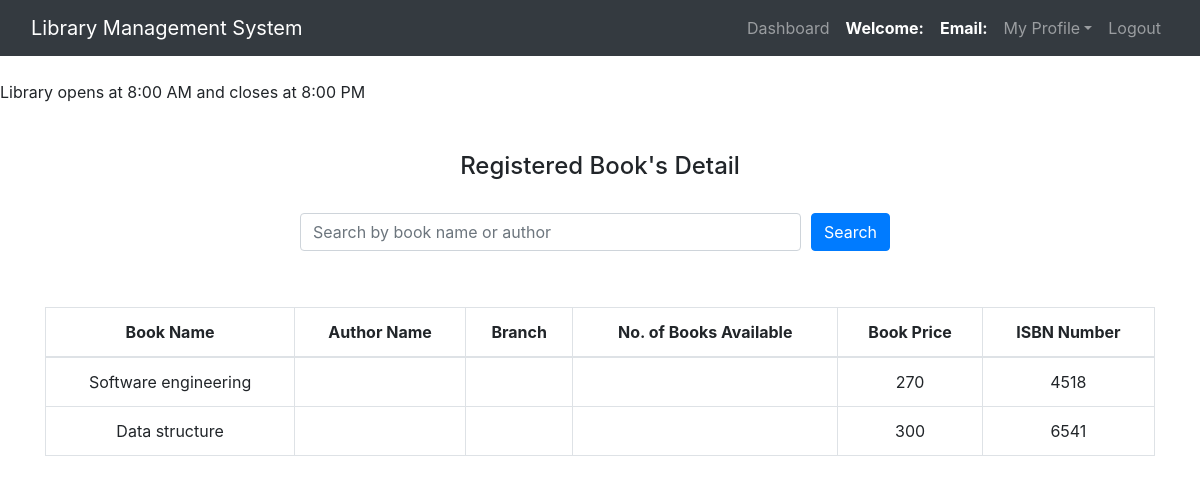
The page /admin/Regbooks.php on the database as committed earlier.
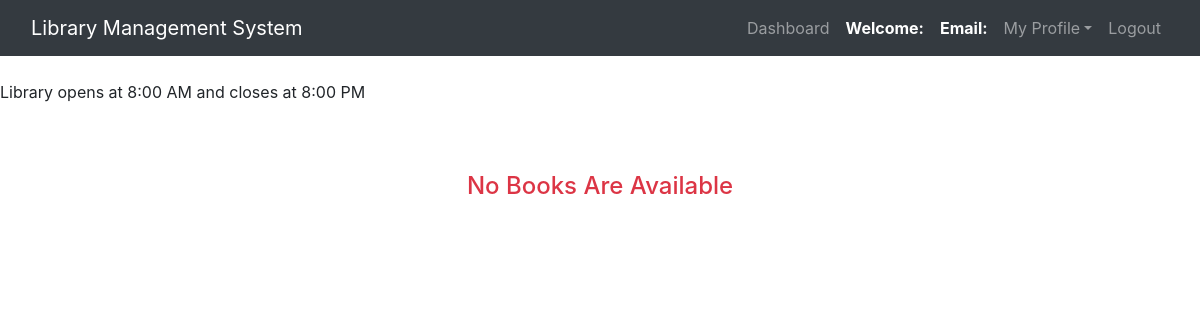
The same page on the database as committed later.
### tables this page shows
CREATE TABLE `books` (
  `book_id` int(11) NOT NULL,
  `book_name` varchar(250) NOT NULL,
  `author_name` varchar(250) NOT NULL,
  `cat_name` varchar(250) NOT NULL,
  `count_books` int(200) NOT NULL,
  `book_no` int(11) NOT NULL,
  `book_price` int(11) NOT NULL
);

### admin/Regbooks.php (the view, shortened to what the changed rows need)
<?php
$connection = mysqli_connect("localhost", "root", "");
$query = "SELECT book_name, book_no, book_price, author_name, cat_name, count_books FROM books";
$searchPerformed = false;
$query_run = mysqli_query($connection, $query);
$booksAvailable = mysqli_num_rows($query_run) > 0;
$initialCheckQuery = "SELECT COUNT(*) as total FROM books";
$initialCheckRun = mysqli_query($connection, $initialCheckQuery);
$initialCheckRow = mysqli_fetch_assoc($initialCheckRun);
$initialBooksAvailable = $initialCheckRow['total'] > 0;
?>
<!DOCTYPE html>
<html>
<head>
    <link rel="stylesheet" href="https://maxcdn.bootstrapcdn.com/bootstrap/4.5.2/css/bootstrap.min.css">
</head>
<body>
    <br>
    <span><marquee>Library opens at 8:00 AM and closes at 8:00 PM</marquee></span><br><br>
    <?php if ($initialBooksAvailable) { ?>
        <center><h4>Registered Book's Detail</h4><br></center>
        <div class="container">
            <div class="d-flex justify-content-center">
                <form method="POST" class="form-inline my-2 my-lg-0 search-form">
                    <div class="form-row w-100">
                        <div class="col">
                            <input type="text" name="search" class="form-control w-100" placeholder="Search by book name or author" value="<?php echo htmlspecialchars($_POST['search'] ?? ''); ?>">
                        </div>
                        <div class="col-auto">
                            <button type="submit" class="btn btn-primary mb-2">Search</button>
                        </div>
                    </div>
                </form>
            </div>
            <br><br>
            <div class="row justify-content-center">
                <div class="col-md-12">
                    <div class="table-responsive">
                        <?php if ($booksAvailable) { ?>
                            <table class="table table-bordered">
                                <thead>
                                    <tr>
                                        <th>Book Name</th>
                                        <th>Author Name</th>
                                        <th>Branch</th>
                                        <th>No. of Books Available</th>
                                        <th>Book Price</th>
                                        <th>ISBN Number</th>
                                    </tr>
                                </thead>
                                <tbody>
                                    <?php
                                    while ($row = mysqli_fetch_assoc($query_run)) {
                                        ?>
                                        <tr>
                                            <td><?php echo htmlspecialchars($row['book_name']); ?></td>
                                            <td><?php echo htmlspecialchars($row['author_name']); ?></td>
                                            <td><?php echo htmlspecialchars($row['cat_name']); ?></td>
                                            <td><?php echo htmlspecialchars($row['count_books']); ?></td>
                                            <td><?php echo htmlspecialchars($row['book_price']); ?></td>
                                            <td><?php echo htmlspecialchars($row['book_no']); ?></td>
                                        </tr>
                                        <?php
                                    }
                                    ?>
                                </tbody>
                            </table>
                        <?php } else { ?>
                            <p class="no-books-message"><?php echo $searchPerformed ? 'Book is not available.' : 'No Books Are Available'; ?></p>
                        <?php } ?>
                    </div>
                </div>
            </div>
        </div>
    <?php } else { ?>
        <center><h4 class="no-books-message">No Books Are Available</h4></center>
    <?php } ?>
</body>
</html>

Rows that differ between the two databases and show on the page:
removed books: book_name "Software engineering", book_price "270", book_no "4518"
removed books: book_name "Data structure", book_price "300", book_no "6541"
Other text that changed with them:
text no longer shown: "Registered Book's Detail Search Book Name Author Name Branch No. of Books Available Book Price ISBN Number"
text now shown: "No Books Are Available"
